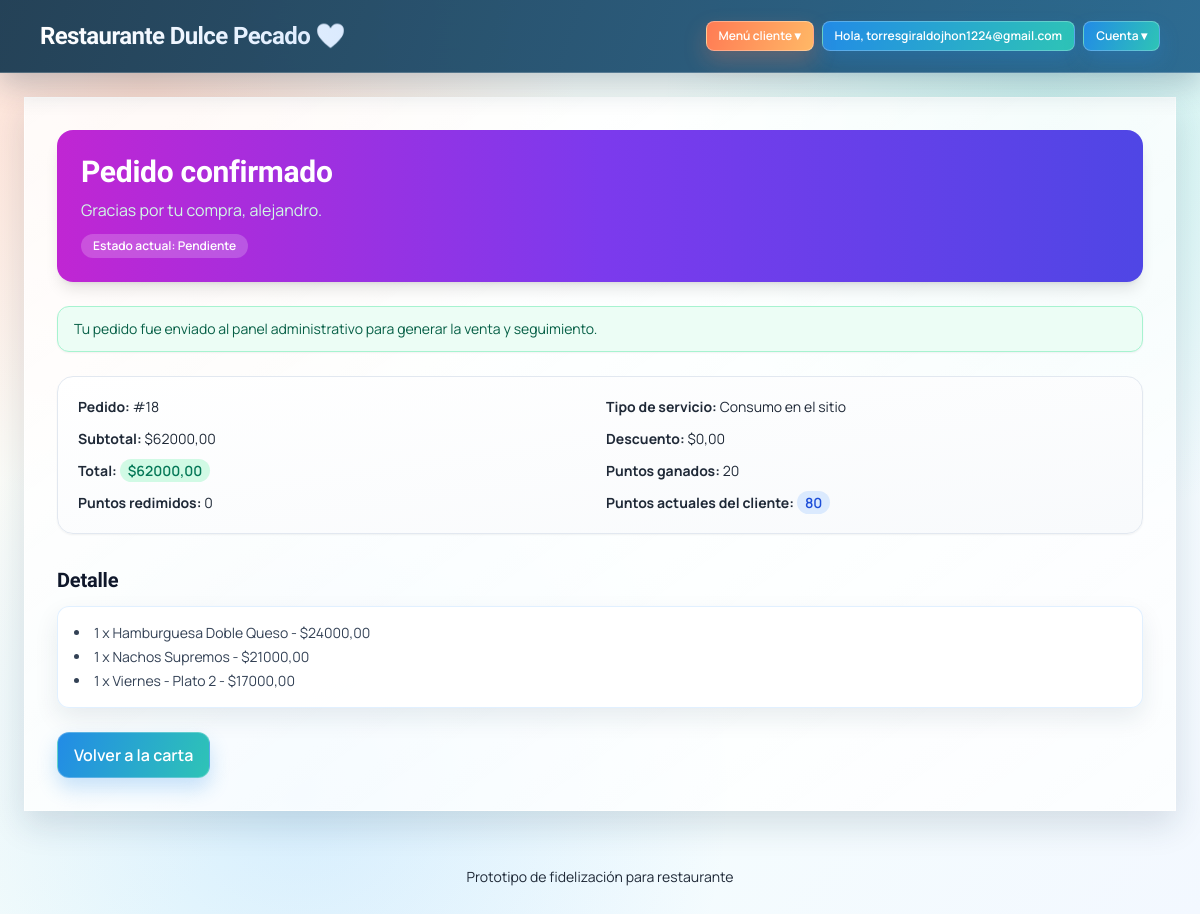
The app's page /pedido/exitoso/18/ (signed in), older data.
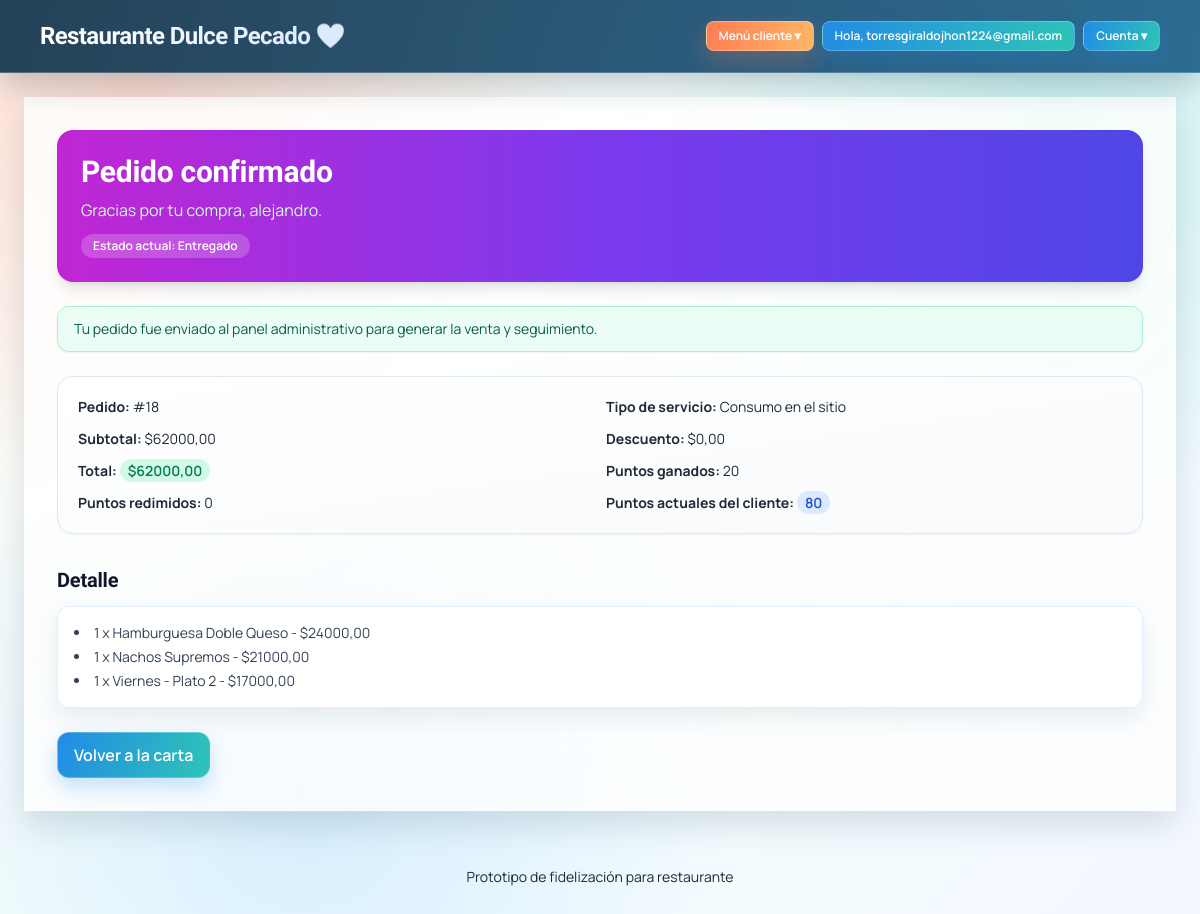
The same page, newer data.
### core/models.py (models this page shows, shortened)
class Pedido(models.Model):
	TIPO_SERVICIO = (  # Opciones permitidas por Django para este campo.
		('sitio', 'Consumo en el sitio'),
		('domicilio', 'Entrega a domicilio'),
	)
	ESTADO = (  # Estados del ciclo de vida del pedido.
		('pendiente', 'Pendiente'),
		('en_preparacion', 'En preparación'),
		('entregado', 'Entregado'),
		('cancelado', 'Cancelado'),
	)
	cliente = models.ForeignKey(Cliente, on_delete=models.CASCADE, related_name='pedidos')  # Pedido pertenece a cliente.
	tipo_servicio = models.CharField(max_length=12, choices=TIPO_SERVICIO)  # Sitio o domicilio.
	direccion_entrega = models.CharField(max_length=250, blank=True)  # Dirección si aplica domicilio.
	notas = models.TextField(blank=True)  # Indicaciones adicionales.
	promocion_aplicada = models.ForeignKey(  # Promoción usada en el pedido (si hubo).
		Promocion,
		on_delete=models.SET_NULL,
		null=True,
		blank=True,
		related_name='pedidos',
	)
	subtotal = models.DecimalField(max_digits=10, decimal_places=2)  # Valor sin descuentos.
	descuento = models.DecimalField(max_digits=10, decimal_places=2, default=0)  # Valor descontado.
	total = models.DecimalField(max_digits=10, decimal_places=2)  # Total final cobrado.
	puntos_ganados = models.PositiveIntegerField(default=0)  # Puntos otorgados por compra.
	puntos_redimidos = models.PositiveIntegerField(default=0)  # Puntos gastados en beneficios.
	estado = models.CharField(max_length=20, choices=ESTADO, default='pendiente')  # Estado actual del pedido.
	notificacion_staff_pendiente = models.BooleanField(default=False)  # Permite avisar una vez en panel de pedidos web cuando llega un pedido nuevo.
	creado_en = models.DateTimeField(auto_now_add=True)  # Fecha de creación del pedido.
	class Meta:
		ordering = ['-creado_en']  # Pedidos recientes primero.

class Cliente(models.Model):
	user = models.OneToOneField(
		settings.AUTH_USER_MODEL,
		on_delete=models.SET_NULL,
		null=True,
		blank=True,
		related_name='cliente_profile',
	)  # Relación opcional con usuario autenticable del sistema.
	nombre = models.CharField(max_length=120)  # Nombre completo del cliente.
	cedula = models.CharField(max_length=20, unique=True, null=True, blank=True)  # Documento único.
	email = models.EmailField(unique=True)  # Correo único para contacto/códigos.
	telefono = models.CharField(max_length=30, blank=True)  # Teléfono de contacto.
	puntos = models.PositiveIntegerField(default=0)  # Acumulado de fidelización.
	creado_en = models.DateTimeField(auto_now_add=True)  # Fecha de creación automática.
	class Meta:
		ordering = ['-creado_en']  # Clientes más recientes primero.

### core/views.py (the view)
# urls.py: path('pedido/exitoso/<int:pedido_id>/', views.pedido_exitoso, name='pedido_exitoso'),  # Confirmación del pedido creado.
@login_required
def pedido_exitoso(request, pedido_id):
	pedido = Pedido.objects.select_related('cliente', 'promocion_aplicada').prefetch_related('items__producto').get(id=pedido_id)
	return render(request, 'core/pedido_exitoso.html', {'pedido': pedido})

### templates/core/pedido_exitoso.html (shortened to what this page needs)
{% extends 'core/base.html' %}
{% block contenido %}
<div class="mb-6 rounded-2xl bg-gradient-to-r from-fuchsia-600 via-violet-600 to-indigo-600 p-6 text-white shadow-lg">
    <h2 class="mb-2 text-3xl font-bold">Pedido confirmado</h2>
    <p class="text-emerald-100">Gracias por tu compra, {{ pedido.cliente.nombre }}.</p>
    <p class="mt-3 inline-flex rounded-full bg-white/20 px-3 py-1 text-xs font-semibold">
        Estado actual: {{ pedido.get_estado_display }}
    </p>
</div>
<p class="mb-6 rounded-xl border border-emerald-200 bg-emerald-50 px-4 py-3 text-sm text-emerald-800 shadow-sm">
    Tu pedido fue enviado al panel administrativo para generar la venta y seguimiento.
</p>
<div class="mb-8 grid gap-3 rounded-2xl border border-slate-200 bg-gradient-to-br from-white to-slate-50 p-5 shadow-sm md:grid-cols-2">
    <p class="text-sm"><strong>Pedido:</strong> #{{ pedido.id }}</p>
    <p class="text-sm"><strong>Tipo de servicio:</strong> {{ pedido.get_tipo_servicio_display }}</p>
    <p class="text-sm"><strong>Subtotal:</strong> ${{ pedido.subtotal }}</p>
    <p class="text-sm"><strong>Descuento:</strong> ${{ pedido.descuento }}</p>
    <p class="text-sm"><strong>Total:</strong> <span class="rounded-full bg-emerald-100 px-2 py-0.5 font-semibold text-emerald-700">${{ pedido.total }}</span></p>
    <p class="text-sm"><strong>Puntos ganados:</strong> {{ pedido.puntos_ganados }}</p>
    <p class="text-sm"><strong>Puntos redimidos:</strong> {{ pedido.puntos_redimidos }}</p>
    <p class="text-sm"><strong>Puntos actuales del cliente:</strong> <span class="rounded-full bg-blue-100 px-2 py-0.5 font-semibold text-blue-700">{{ pedido.cliente.puntos }}</span></p>
</div>
<h3 class="mb-3 text-xl font-semibold text-slate-900">Detalle</h3>
<ul class="mb-6 list-inside list-disc space-y-1 rounded-xl border border-slate-200 bg-white p-4 text-sm text-slate-700 shadow-sm">
    {% for item in pedido.items.all %}
        <li>{{ item.cantidad }} x {{ item.producto.nombre }} - ${{ item.precio_unitario }}</li>
    {% endfor %}
</ul>
<a class="inline-flex rounded-xl bg-blue-600 px-4 py-2.5 font-semibold text-white shadow-sm transition hover:-translate-y-0.5 hover:bg-blue-500" href="{% url 'carta' %}">Volver a la carta</a>
{% endblock %}

Row changes from the older to the newer data that the page shows:
changed Pedido "Consumo en el sitio": estado "Pendiente" → "Entregado"
